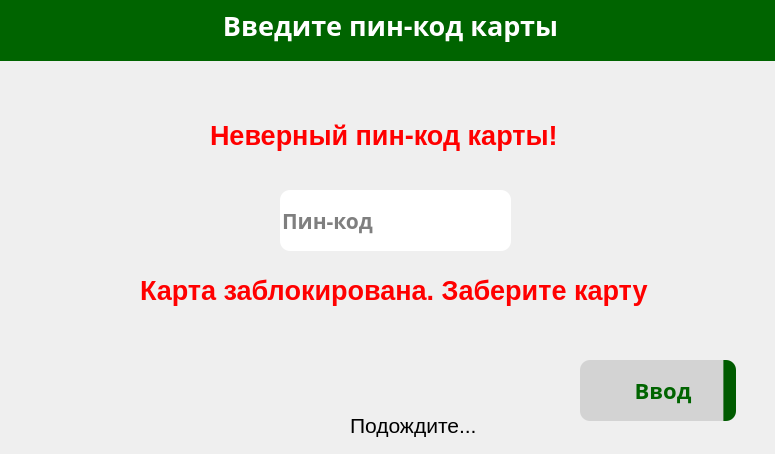
<?xml version="1.0" encoding="UTF-8"?>
<ui version="4.0">
 <class>russian_pin</class>
 <widget class="QWidget" name="russian_pin">
  <property name="enabled">
   <bool>true</bool>
  </property>
  <property name="geometry">
   <rect>
    <x>0</x>
    <y>0</y>
    <width>775</width>
    <height>454</height>
   </rect>
  </property>
  <property name="minimumSize">
   <size>
    <width>775</width>
    <height>454</height>
   </size>
  </property>
  <property name="maximumSize">
   <size>
    <width>775</width>
    <height>454</height>
   </size>
  </property>
  <property name="windowTitle">
   <string>Pincode</string>
  </property>
  <property name="windowIcon">
   <iconset resource="res.qrc">
    <normaloff>:/rec/pictures/free-icon-atm-5346812.png</normaloff>:/rec/pictures/free-icon-atm-5346812.png</iconset>
  </property>
  <widget class="QLineEdit" name="lineEdit">
   <property name="enabled">
    <bool>true</bool>
   </property>
   <property name="geometry">
    <rect>
     <x>280</x>
     <y>190</y>
     <width>231</width>
     <height>61</height>
    </rect>
   </property>
   <property name="font">
    <font>
     <family>Segoe UI Black</family>
     <pointsize>16</pointsize>
     <bold>true</bold>
    </font>
   </property>
   <property name="styleSheet">
    <string notr="true">border-radius: 10px;</string>
   </property>
   <property name="text">
    <string/>
   </property>
   <property name="maxLength">
    <number>4</number>
   </property>
   <property name="frame">
    <bool>true</bool>
   </property>
   <property name="echoMode">
    <enum>QLineEdit::Password</enum>
   </property>
   <property name="dragEnabled">
    <bool>false</bool>
   </property>
   <property name="placeholderText">
    <string>Пин-код</string>
   </property>
   <property name="clearButtonEnabled">
    <bool>false</bool>
   </property>
  </widget>
  <widget class="QLabel" name="label">
   <property name="geometry">
    <rect>
     <x>-10</x>
     <y>-10</y>
     <width>801</width>
     <height>71</height>
    </rect>
   </property>
   <property name="font">
    <font>
     <family>Segoe UI Black</family>
     <pointsize>20</pointsize>
     <bold>true</bold>
    </font>
   </property>
   <property name="styleSheet">
    <string notr="true">color:white;
background-color:#006400;</string>
   </property>
   <property name="text">
    <string>Введите пин-код карты</string>
   </property>
   <property name="alignment">
    <set>Qt::AlignCenter</set>
   </property>
  </widget>
  <widget class="QPushButton" name="insertButton">
   <property name="enabled">
    <bool>false</bool>
   </property>
   <property name="geometry">
    <rect>
     <x>570</x>
     <y>360</y>
     <width>181</width>
     <height>61</height>
    </rect>
   </property>
   <property name="font">
    <font>
     <family>Yu Gothic UI Semibold</family>
     <pointsize>-1</pointsize>
     <bold>true</bold>
    </font>
   </property>
   <property name="layoutDirection">
    <enum>Qt::RightToLeft</enum>
   </property>
   <property name="styleSheet">
    <string notr="true">background-color:qlineargradient(spread:pad, x1:0.921631, y1:1, x2:0.917, y2:1, stop:0 rgba(0, 91, 0, 255), stop:1 rgba(211, 211, 211, 255));
color: #006400;
font-size: 22px;
font-weight: 700;
margin-left:10px;
margin-right: 15px;
border-radius: 10px;
</string>
   </property>
   <property name="text">
    <string>Ввод</string>
   </property>
   <property name="icon">
    <iconset resource="res.qrc">
     <normaloff>:/rec/pictures/free-icon-play-4210629.png</normaloff>:/rec/pictures/free-icon-play-4210629.png</iconset>
   </property>
   <property name="iconSize">
    <size>
     <width>30</width>
     <height>30</height>
    </size>
   </property>
  </widget>
  <widget class="QLabel" name="no_pin">
   <property name="geometry">
    <rect>
     <x>210</x>
     <y>110</y>
     <width>351</width>
     <height>51</height>
    </rect>
   </property>
   <property name="font">
    <font>
     <pointsize>20</pointsize>
     <bold>true</bold>
    </font>
   </property>
   <property name="styleSheet">
    <string notr="true">color: red;</string>
   </property>
   <property name="text">
    <string>Неверный пин-код карты!</string>
   </property>
  </widget>
  <widget class="QLabel" name="card_blocklabel">
   <property name="geometry">
    <rect>
     <x>140</x>
     <y>250</y>
     <width>511</width>
     <height>81</height>
    </rect>
   </property>
   <property name="font">
    <font>
     <pointsize>20</pointsize>
     <bold>true</bold>
    </font>
   </property>
   <property name="styleSheet">
    <string notr="true">color:red;</string>
   </property>
   <property name="text">
    <string>Карта заблокирована. Заберите карту</string>
   </property>
  </widget>
  <widget class="QGroupBox" name="wait_group">
   <property name="geometry">
    <rect>
     <x>180</x>
     <y>-30</y>
     <width>431</width>
     <height>491</height>
    </rect>
   </property>
   <property name="minimumSize">
    <size>
     <width>0</width>
     <height>454</height>
    </size>
   </property>
   <property name="autoFillBackground">
    <bool>false</bool>
   </property>
   <property name="styleSheet">
    <string notr="true">border:none;</string>
   </property>
   <property name="title">
    <string>GroupBox</string>
   </property>
   <widget class="QGraphicsView" name="graphicsView_2">
    <property name="geometry">
     <rect>
      <x>10</x>
      <y>40</y>
      <width>411</width>
      <height>391</height>
     </rect>
    </property>
    <property name="styleSheet">
     <string notr="true">background: transparent</string>
    </property>
   </widget>
   <widget class="QLabel" name="label_2">
    <property name="geometry">
     <rect>
      <x>170</x>
      <y>440</y>
      <width>131</width>
      <height>31</height>
     </rect>
    </property>
    <property name="font">
     <font>
      <pointsize>16</pointsize>
     </font>
    </property>
    <property name="text">
     <string>Подождите...</string>
    </property>
   </widget>
  </widget>
 </widget>
 <resources>
  <include location="res.qrc"/>
 </resources>
 <connections/>
</ui>
